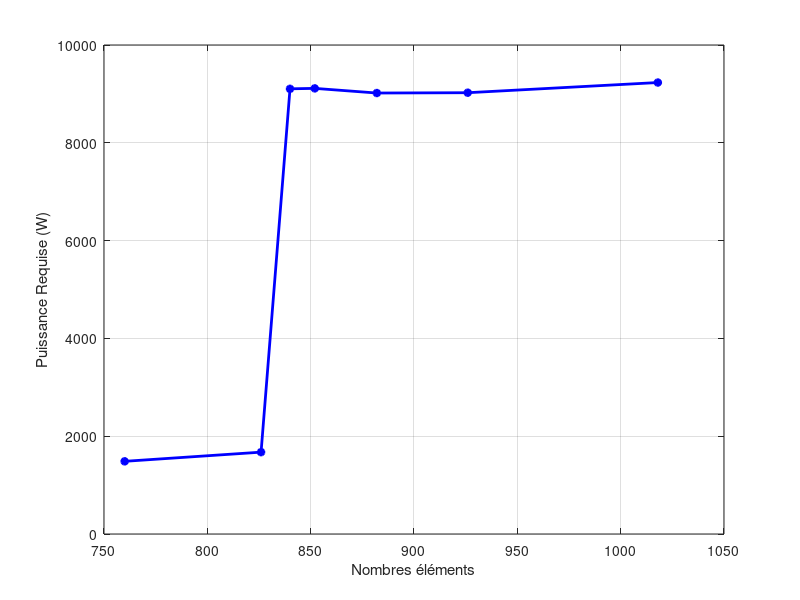

Write MATLAB code to recreate this figure.
A = [760, 826, 840, 852, 882, 926, 1018];
B = [1.4863e+03, 1.6738e+03, 9.1040e+03, 9.1130e+03, 9.0179e+03, 9.0243e+03,9.2324e+03 ];
plot(A,B,'b-*','LineWidth',2)
grid on
%title('Diagrame de Convergence de la distribution du flux')
xlabel('Nombres éléments')
ylabel('Puissance Requise (W)')